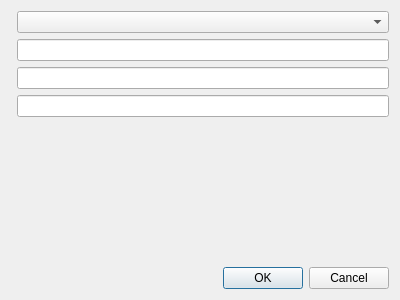
<?xml version="1.0" encoding="UTF-8"?>
<ui version="4.0">
 <class>UpdateServerDialog</class>
 <widget class="QDialog" name="UpdateServerDialog">
  <property name="geometry">
   <rect>
    <x>0</x>
    <y>0</y>
    <width>400</width>
    <height>300</height>
   </rect>
  </property>
  <property name="windowTitle">
   <string>Dialog</string>
  </property>
  <layout class="QVBoxLayout" name="verticalLayout">
   <item>
    <layout class="QFormLayout" name="formLayout">
     <item row="0" column="1">
      <widget class="QComboBox" name="comboBox"/>
     </item>
     <item row="1" column="1">
      <widget class="QLineEdit" name="lineEdit_login"/>
     </item>
     <item row="2" column="1">
      <widget class="QLineEdit" name="lineEdit_password"/>
     </item>
     <item row="3" column="1">
      <widget class="QLineEdit" name="lineEdit_cin"/>
     </item>
    </layout>
   </item>
   <item>
    <widget class="QDialogButtonBox" name="buttonBox">
     <property name="orientation">
      <enum>Qt::Horizontal</enum>
     </property>
     <property name="standardButtons">
      <set>QDialogButtonBox::Cancel|QDialogButtonBox::Ok</set>
     </property>
    </widget>
   </item>
  </layout>
 </widget>
 <resources/>
 <connections>
  <connection>
   <sender>buttonBox</sender>
   <signal>accepted()</signal>
   <receiver>UpdateServerDialog</receiver>
   <slot>accept()</slot>
   <hints>
    <hint type="sourcelabel">
     <x>248</x>
     <y>254</y>
    </hint>
    <hint type="destinationlabel">
     <x>157</x>
     <y>274</y>
    </hint>
   </hints>
  </connection>
  <connection>
   <sender>buttonBox</sender>
   <signal>rejected()</signal>
   <receiver>UpdateServerDialog</receiver>
   <slot>reject()</slot>
   <hints>
    <hint type="sourcelabel">
     <x>316</x>
     <y>260</y>
    </hint>
    <hint type="destinationlabel">
     <x>286</x>
     <y>274</y>
    </hint>
   </hints>
  </connection>
 </connections>
</ui>
